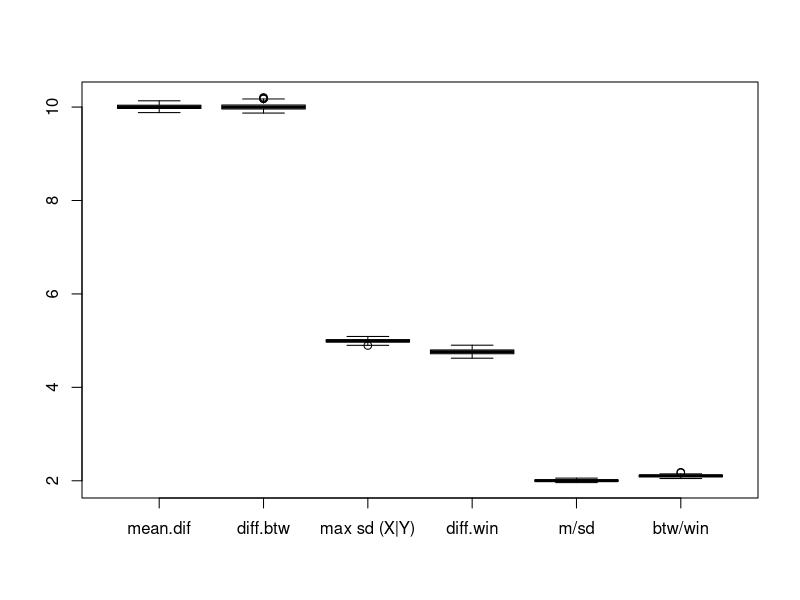

This figure's R source:


X <- rnorm(1000,0)
Y <- rnorm(1000,1)

diff.win <- function(x,y){
	z <- sample(x, size=length(x), replace=FALSE)
	b <- sample(y, size=length(y), replace=FALSE)
	c <- cbind(abs(z-x), abs(b-y))
	a <- apply(c,1,max)
	return(summary(a))
}

diff.btw <- function(x,y){
	z <- x-y
	return(summary(z))
}

summary.table <- matrix(data=NA, nrow=100, ncol=6)

for(i in 1:100){
	X <- rnorm(10000,0, sd=1)
	Y <- rnorm(10000,10, sd=5)
	summary.table[i,1] <- mean(Y) - mean(X)
	summary.table[i,3] <- max(c(sd(X),sd(Y)))
	summary.table[i,2] <- diff.btw(Y,X)[3]
	summary.table[i,4] <- diff.win(X,Y)[3]
	summary.table[i,5] <- summary.table[i,1]/summary.table[i,3]
	summary.table[i,6] <- summary.table[i,2]/summary.table[i,4]
}

boxplot(summary.table, names=c("mean.dif", "diff.btw", "max sd (X|Y)", "diff.win", "m/sd"
, "btw/win"))
